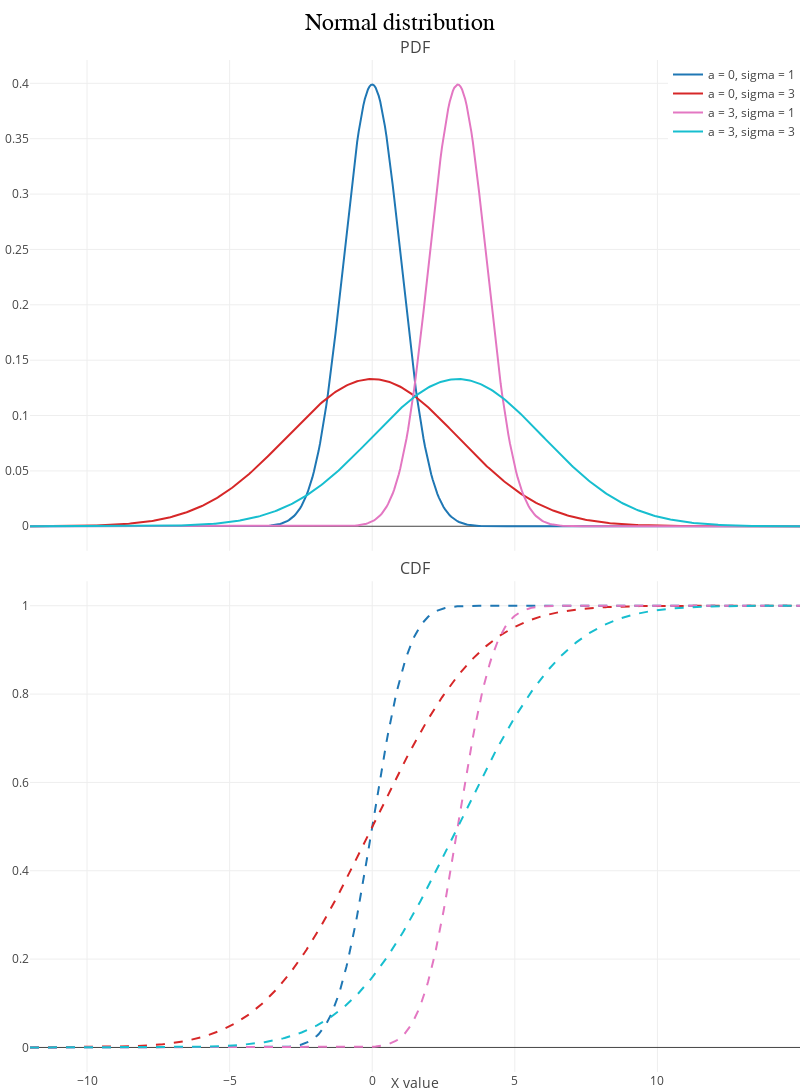

The notebook cell saved with this chart:
### Code cell
def generate_colors(n):
    cmap = plt.cm.get_cmap('tab10' if n <= 10 else 'hsv', n)
    return [f'rgb({int(r*255)},{int(g*255)},{int(b*255)})' for r, g, b, _ in cmap(np.linspace(0, 1, n))]

colors = generate_colors(4)





params = [(0, 1), (0, 3), (3, 1), (3, 3)]
low = min([stat[0] - 4 * stat[1] for stat in params])
up = max([stat[0] + 4 * stat[1] for stat in params])


x = np.linspace(low, up, 500)

y_pdf = [pdf_norm(x, stat[0], stat[1]) for stat in params]
y_cdf = [cdf_norm_vec((x - stat[0]) / stat[1]) for stat in params]

colors = generate_colors(len(params))

fig = make_subplots(rows=2, 
                    cols=1, 
                    shared_xaxes=True,
                    subplot_titles=["PDF", "CDF"],
                    vertical_spacing=0.03)


for i in range(len(params)):
    fig.add_trace(go.Scatter(x=x, y=y_pdf[i],
                             name=f'a = {params[i][0]}, sigma = {params[i][1]}',
                             line=dict(color=colors[i])), row=1, col=1)
    
    fig.add_trace(go.Scatter(x=x, y=y_cdf[i],
                             name=f'a = {params[i][0]}, sigma = {params[i][1]}',
                             line=dict(color=colors[i], dash='dash'),
                             showlegend=False), 
                             row=2, col=1)

fig.update_layout(
    title="Normal distribution", 
    title_x = 0.5,
    title_font=dict(size=24, family="Arial", color="black"),
    legend=dict(x=1, y=1, xanchor='right', yanchor='top', orientation='v'),
    hovermode="closest",
    template="none",
    margin=dict(l=30, r=0, t=60, b=20),
    width=800,
    height=1200
)

fig.update_xaxes(title='X value', col=1, row=2, zeroline=False)
fig.update_xaxes(col=1, row=1, zeroline=False)


fig.update_traces(hoverinfo="all", hovertemplate="x: %{x}<br>y: %{y}")
fig.show()

### Figure 1 — Plotly figure (JSON) as saved in the notebook; plotly's stock layout.template omitted (floating-point values rounded to 4 significant figures; data arrays with more than 128 entries replaced by an {"elided": "..."} marker saying what was removed)
{"data": [{"hoverinfo": "all", "hovertemplate": "x: %{x}<br>y: %{y}", "line": {"color": "rgb(31,119,180)"}, "name": "a = 0, sigma = 1", "type": "scatter", "x": {"elided": "500 float values"}, "xaxis": "x", "y": {"elided": "500 float values"}, "yaxis": "y"}, {"hoverinfo": "all", "hovertemplate": "x: %{x}<br>y: %{y}", "line": {"color": "rgb(31,119,180)", "dash": "dash"}, "name": "a = 0, sigma = 1", "showlegend": false, "type": "scatter", "x": {"elided": "500 float values"}, "xaxis": "x2", "y": {"elided": "500 float values"}, "yaxis": "y2"}, {"hoverinfo": "all", "hovertemplate": "x: %{x}<br>y: %{y}", "line": {"color": "rgb(214,39,40)"}, "name": "a = 0, sigma = 3", "type": "scatter", "x": {"elided": "500 float values"}, "xaxis": "x", "y": {"elided": "500 float values"}, "yaxis": "y"}, {"hoverinfo": "all", "hovertemplate": "x: %{x}<br>y: %{y}", "line": {"color": "rgb(214,39,40)", "dash": "dash"}, "name": "a = 0, sigma = 3", "showlegend": false, "type": "scatter", "x": {"elided": "500 float values"}, "xaxis": "x2", "y": {"elided": "500 float values"}, "yaxis": "y2"}, {"hoverinfo": "all", "hovertemplate": "x: %{x}<br>y: %{y}", "line": {"color": "rgb(227,119,194)"}, "name": "a = 3, sigma = 1", "type": "scatter", "x": {"elided": "500 float values"}, "xaxis": "x", "y": {"elided": "500 float values"}, "yaxis": "y"}, {"hoverinfo": "all", "hovertemplate": "x: %{x}<br>y: %{y}", "line": {"color": "rgb(227,119,194)", "dash": "dash"}, "name": "a = 3, sigma = 1", "showlegend": false, "type": "scatter", "x": {"elided": "500 float values"}, "xaxis": "x2", "y": {"elided": "500 float values"}, "yaxis": "y2"}, {"hoverinfo": "all", "hovertemplate": "x: %{x}<br>y: %{y}", "line": {"color": "rgb(23,190,207)"}, "name": "a = 3, sigma = 3", "type": "scatter", "x": {"elided": "500 float values"}, "xaxis": "x", "y": {"elided": "500 float values"}, "yaxis": "y"}, {"hoverinfo": "all", "hovertemplate": "x: %{x}<br>y: %{y}", "line": {"color": "rgb(23,190,207)", "dash": "dash"}, "name": "a = 3, sigma = 3", "showlegend": false, "type": "scatter", "x": {"elided": "500 float values"}, "xaxis": "x2", "y": {"elided": "500 float values"}, "yaxis": "y2"}], "layout": {"annotations": [{"font": {"size": 16}, "showarrow": false, "text": "PDF", "x": 0.5, "xanchor": "center", "xref": "paper", "y": 1, "yanchor": "bottom", "yref": "paper"}, {"font": {"size": 16}, "showarrow": false, "text": "CDF", "x": 0.5, "xanchor": "center", "xref": "paper", "y": 0.485, "yanchor": "bottom", "yref": "paper"}], "height": 1200, "hovermode": "closest", "legend": {"orientation": "v", "x": 1, "xanchor": "right", "y": 1, "yanchor": "top"}, "margin": {"b": 20, "l": 30, "r": 0, "t": 60}, "title": {"font": {"color": "black", "family": "Arial", "size": 24}, "text": "Normal distribution", "x": 0.5}, "width": 800, "xaxis": {"anchor": "y", "domain": [0, 1], "matches": "x2", "showticklabels": false, "zeroline": false}, "xaxis2": {"anchor": "y2", "domain": [0, 1], "title": {"text": "X value"}, "zeroline": false}, "yaxis": {"anchor": "x", "domain": [0.515, 1]}, "yaxis2": {"anchor": "x2", "domain": [0, 0.485]}}}
